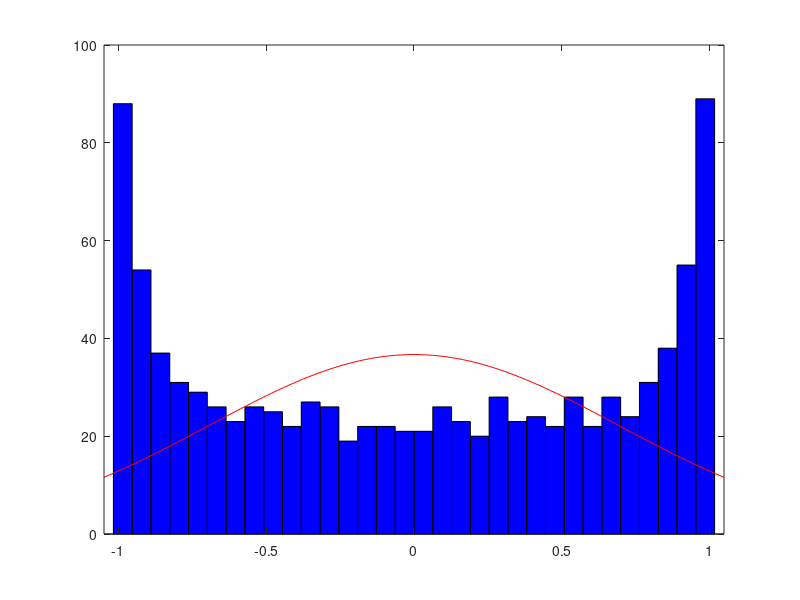

Write MATLAB code to recreate this figure. (Note: this script raises an error after producing the figure.)
clc, clear all, close all
rng(0,'twister');
N = 1000;
x = linspace(-10,10,N)';
y = sin(x) + 0.01*randn(N,1);
histfit(y);

% 2. Fit the model using 'exact' and predict using 'exact'.
gpr = fitrgp(x,y,'Basis','linear','Optimizer','QuasiNewton',...
    'verbose',1,'FitMethod','exact','PredictMethod','exact');

% 3. Plot results.
plot(x,y,'r');
hold on;
%%%%
z = linspace(-10,30,2*N)';
%%%%
plot(z,resubPredict(gpr),'b');
xlabel('x');
ylabel('y');
legend('Data','GPR fit');